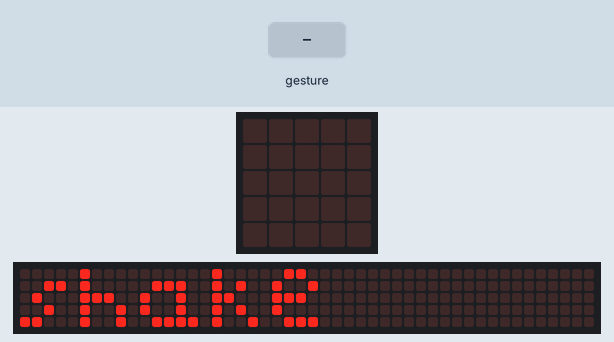
Bench run of a program on a simulated BBC micro:bit running MicroPython. Parts: the board's 5×5 LED display, a strip that is not on the board, showing the scrolling text unrolled. The test bench sets the inputs (shaded band). Random numbers come from a fixed seed; no radio messages arrive unless stated (any console line starting 'radio sent:' is added by the test bench); a tilt is held for 1.5 s and a shake lasts 1 s, then the board lies face up again; the 48×5 strip is a reading aid, not a part: it shows the text the display is scrolling, unrolled, one strip-width of it at a time; what the program prints to the serial console is not drawn.

Above: at 4.4 s.
5.8 s: gesture 'shake'
At 6.07 s:
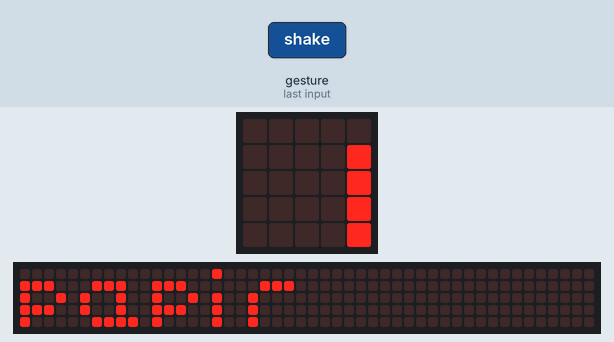
At 10.6 s:
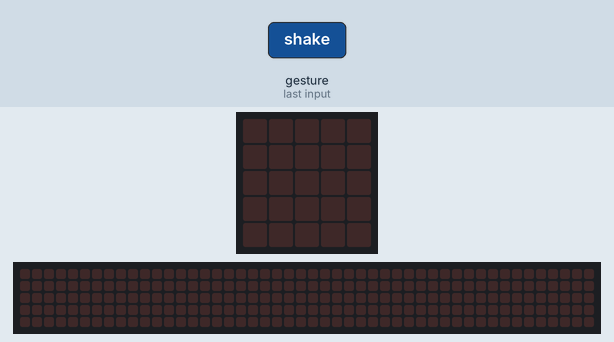
Timing chart, 0 to 12.1 s (numbered marks = the images above; inputs shaded):
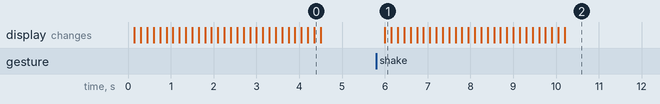

Measured:
- after the input at 5.8 s, the display: changes after 0.20 s (image 1)

The program:

paper-rock-scissor-implementation2.py
```python
from microbit import *
from radio import *
import random

on()
config(group=1, length=251)
result = {
        'papir': {
                'papir': 'DRAW',
                'saks': 'LOSE',
                'stein': 'WIN'
        },
        'saks': {
                'papir': 'WIN',
                'saks': 'DRAW',
                'stein': 'LOSE'
        },
        'stein': {
                'papir': 'LOSE',
                'saks': 'WIN',
                'stein': 'DRAW'
        }
}

convert_to_string = ['papir', 'saks', 'stein']

display.scroll('shake')

while True:
    shake = ''
    if accelerometer.was_gesture("shake"):
        shake = random.choice(convert_to_string)
        display.scroll(shake)

        sleep(5000)

        # wait for result
        data = None
        send(shake)
        while data is None:
            data = receive()
            sleep(500)

        if data not in convert_to_string:
            display.scroll("FAIL")
            sleep(10000)
            continue

        display.scroll(result[shake][data])
        sleep(5000)
        display.clear()
```
